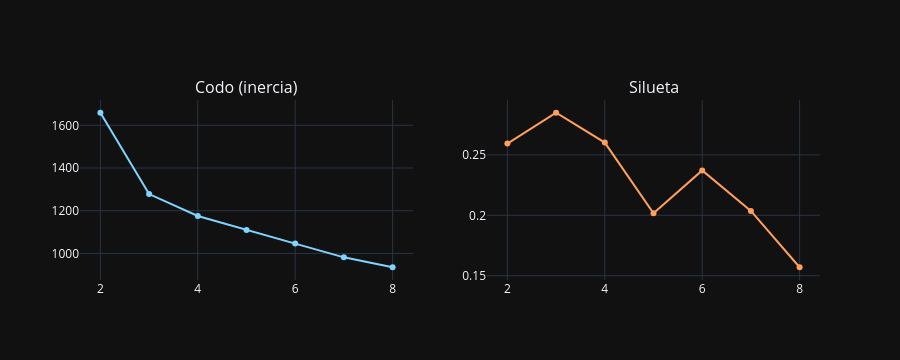

Here is the notebook cell this chart was saved with:
### Markdown cell above
### 🧠 Por qué K-Means y cómo elegir *k*

**K-Means** agrupa minimizando la distancia de cada punto a su centroide. Es rápido e interpretable, ideal como primer mapeo de la estructura.

Como *k* (cantidad de grupos) no se conoce de antemano, lo elegimos con dos criterios:
- **Método del codo (inercia)**: se busca el quiebre donde sumar clusters deja de reducir mucho la inercia.
- **Coeficiente de silueta**: mide cohesión vs. separación; elegimos el *k* que lo maximiza.

**Qué pasó al ejecutar:** barriendo *k* de 2 a 8, la silueta marcó su **máximo en k=3 (silueta ≈ 0.285)**, por encima de k=2 (0.259) y k=4 (0.260), y cayendo claramente a partir de ahí (k=8 baja a 0.157). La inercia, por su lado, hace su mayor caída entre k=2 (1659) y k=3 (1278) y luego se aplana — el codo coincide con la silueta. **Ambos criterios apuntan al mismo k=3**, una señal robusta de que tres grupos describen la estructura natural del dataset (que, además, son exactamente las tres variedades de vino reales).

### Code cell
# 4 · K-Means: elegir k con el codo (inercia) y la silueta
from sklearn.cluster import KMeans
from sklearn.metrics import silhouette_score
ks = list(range(2, 9)); inertias = []; sils = []
for k in ks:
    km = KMeans(n_clusters=k, random_state=SEED, n_init=10).fit(Xp)
    inertias.append(km.inertia_); sils.append(silhouette_score(Xp, km.labels_))
fig = sp.make_subplots(rows=1, cols=2, subplot_titles=('Codo (inercia)', 'Silueta'))
fig.add_trace(go.Scatter(x=ks, y=inertias, mode='lines+markers', line=dict(color=PRIMARY)), row=1, col=1)
fig.add_trace(go.Scatter(x=ks, y=sils, mode='lines+markers', line=dict(color=ACCENT)), row=1, col=2)
fig.update_layout(height=360, showlegend=False, template='plotly_dark'); fig.show()
best_k = ks[int(np.argmax(sils))]
print('k elegido por silueta:', best_k)
km = KMeans(n_clusters=best_k, random_state=SEED, n_init=10).fit(Xp)
df['cluster'] = km.labels_

### Figure 1 — Plotly figure (JSON) as saved in the notebook; plotly's stock layout.template omitted (floating-point values rounded to 4 significant figures)
{"data": [{"line": {"color": "#7fd4ff"}, "mode": "lines+markers", "type": "scatter", "x": [2, 3, 4, 5, 6, 7, 8], "xaxis": "x", "y": [1659.0, 1278.0, 1175.0, 1110.0, 1046.0, 981.6, 935.2], "yaxis": "y"}, {"line": {"color": "#ff9f5c"}, "mode": "lines+markers", "type": "scatter", "x": [2, 3, 4, 5, 6, 7, 8], "xaxis": "x2", "y": [0.2593, 0.2849, 0.2602, 0.2016, 0.2372, 0.2036, 0.157], "yaxis": "y2"}], "layout": {"annotations": [{"font": {"size": 16}, "showarrow": false, "text": "Codo (inercia)", "x": 0.225, "xanchor": "center", "xref": "paper", "y": 1.0, "yanchor": "bottom", "yref": "paper"}, {"font": {"size": 16}, "showarrow": false, "text": "Silueta", "x": 0.775, "xanchor": "center", "xref": "paper", "y": 1.0, "yanchor": "bottom", "yref": "paper"}], "height": 360, "showlegend": false, "xaxis": {"anchor": "y", "domain": [0.0, 0.45]}, "xaxis2": {"anchor": "y2", "domain": [0.55, 1.0]}, "yaxis": {"anchor": "x", "domain": [0.0, 1.0]}, "yaxis2": {"anchor": "x2", "domain": [0.0, 1.0]}}}
